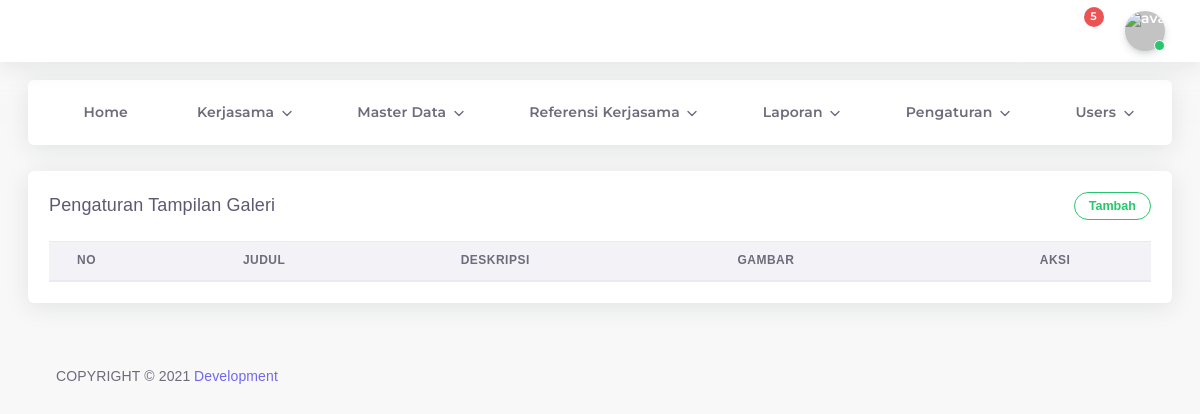
The page /admin/galeri.php (signed in) on the database as committed earlier.
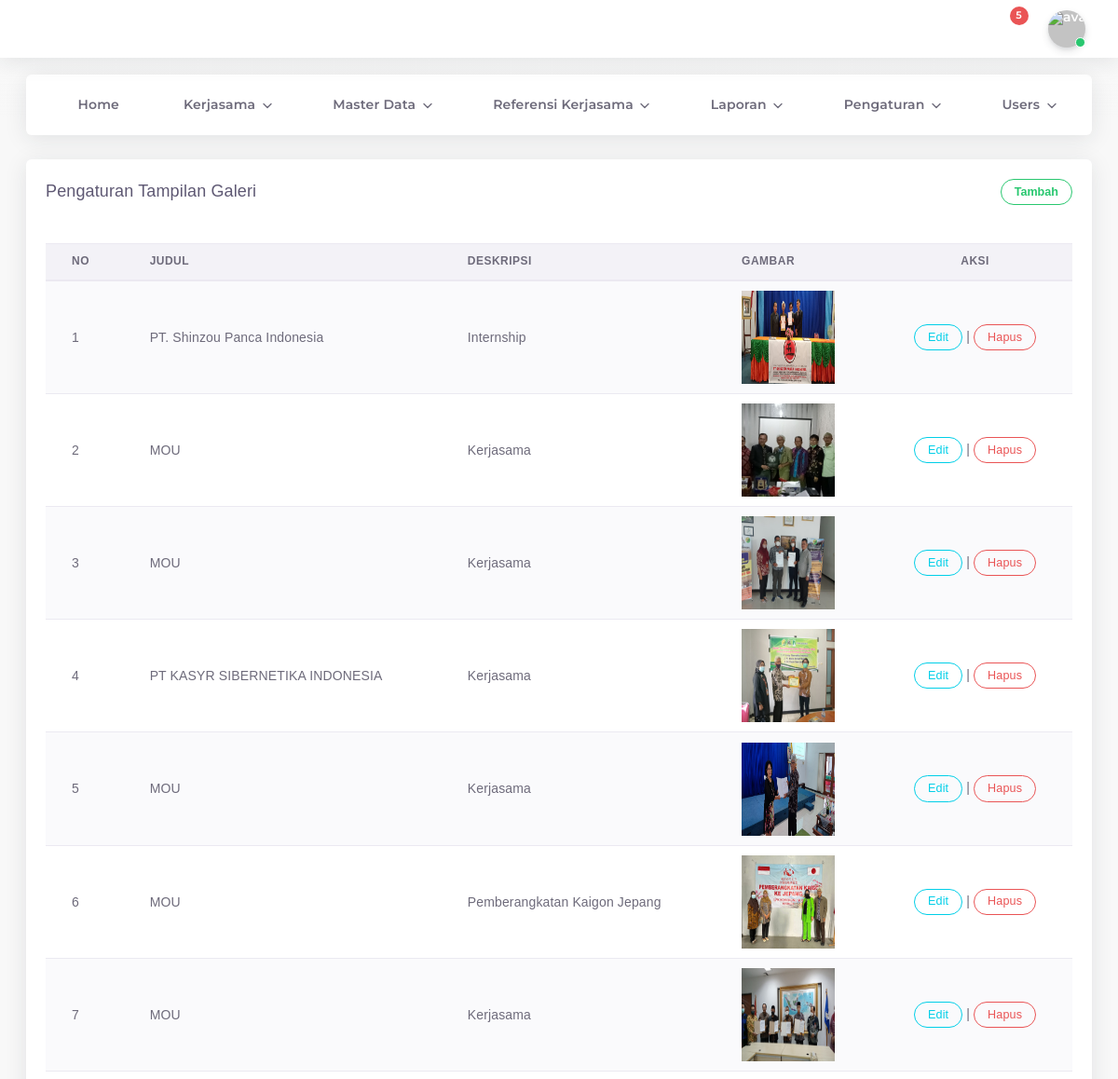
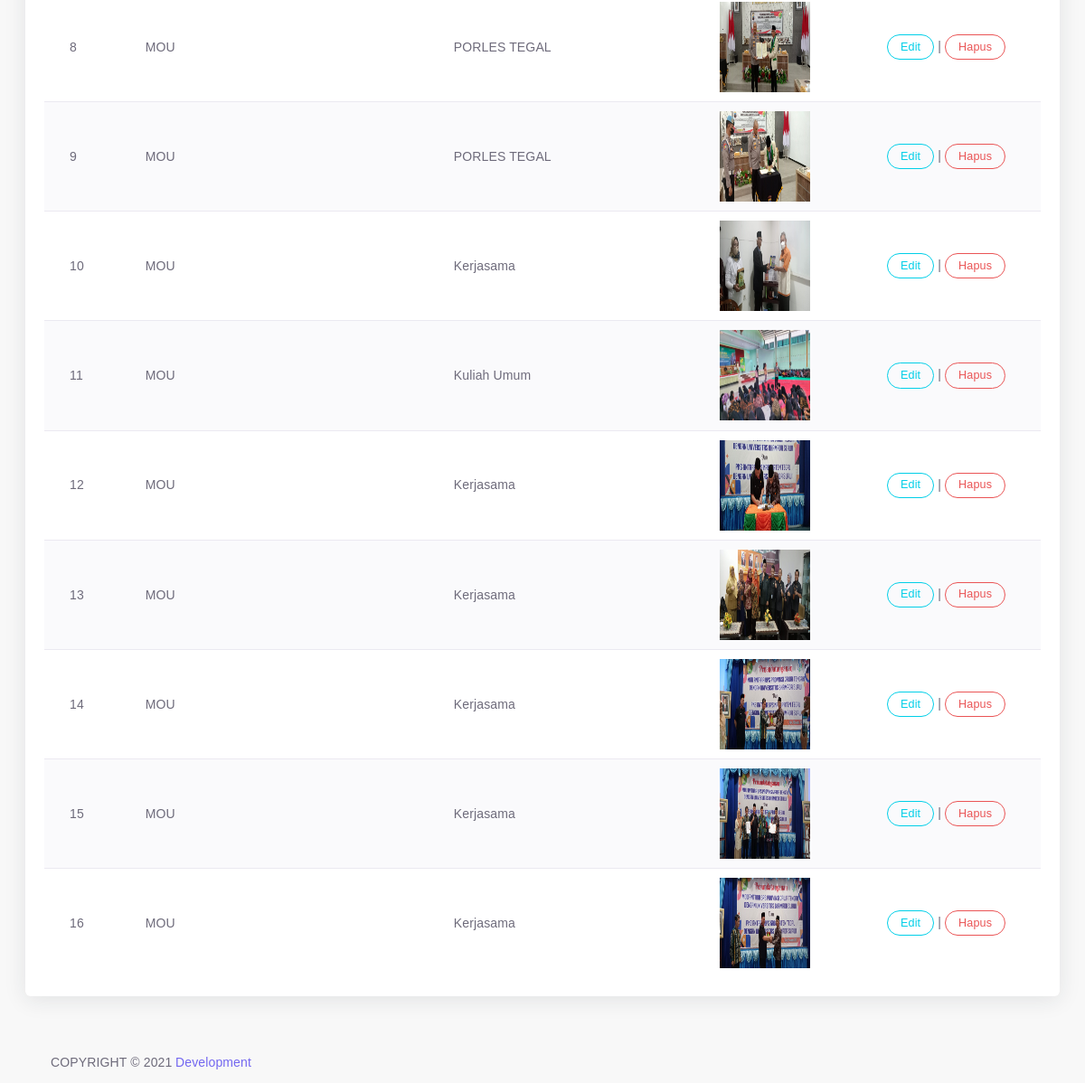
The same page on the database as committed later (2 pictures, top to bottom).
### tables this page shows
CREATE TABLE `galeri` (
  `id` int(11) NOT NULL,
  `judul` varchar(255) NOT NULL,
  `deskripsi` text NOT NULL,
  `gambar` varchar(255) NOT NULL
);

### admin/galeri.php (the view, shortened to what this page needs)
<?php
include "header.php";
?>
<div class="app-content content ">
  <div class="content-wrapper container-xxl p-0">
    <div class="row match-height">
      <div class="col-lg-12">
        <div class="card">
          <div class="card-header">
            <h4 class="card-title">Pengaturan Tampilan Galeri</h4>
            <button type="button" class="btn btn-outline-success round btn-sm" data-toggle="modal" data-target="#add">
              <strong>Tambah</strong>
            </button>
          </div>
          <div class="card-body table-responsive">
            <table id="dataTables" class="table table-striped">
              <thead>
                <tr>
                  <th>No</th>
                  <th>Judul</th>
                  <th>Deskripsi</th>
                  <th>Gambar</th>
                  <th style="text-align:center;">Aksi</th>
                </tr>
              </thead>
              <tbody>
                <?php
											include "config.php";
											$no = 1;
											$data = mysqli_query($kon, "SELECT * FROM galeri ORDER BY id ASC");
											while($hasil = mysqli_fetch_array($data)){
											?>
                <tr>
                  <td>
                    <?php echo $no++; ?>
                  </td>
                  <td><?php echo $hasil ['judul'];?></td>
                  <td><?php echo $hasil ['deskripsi'];?></td>
                  <td><img src="../img/<?php echo $hasil['gambar']; ?>" width="100" height="100"></td>
                  <td style="text-align:center ;">
                    <a href="#" type="button" class="open_modal btn btn-outline-info round btn-sm" data-toggle="modal"
                      data-target="#edit<?php echo $hasil['id']; ?>">Edit</a> |
                    <a href="#" type="button" class="open_modal btn btn-outline-danger round btn-sm" data-toggle="modal"
                      data-target="#deleteEmployeeModal<?php echo $hasil['id']; ?>">Hapus</a>
                  </td>
                </tr>
                <?php
									}
									?>
              </tbody>
            </table>
          </div>
        </div>
      </div>
    </div>
  </div>
  <div class="drag-target"></div>
  <?php include "footer.php";?>
  </body>
  </html>

### admin/header.php (shortened to what this page needs)
<!DOCTYPE html>
<html class="loading" lang="en" data-textdirection="ltr">
  <head>
    <link rel="stylesheet" type="text/css" href="../vendor/app-assets/css/pages/page-auth.css">
    <link rel="stylesheet" type="text/css" href="../vendor/app-assets/css/plugins/forms/form-validation.css">
    <link rel="stylesheet" type="text/css" href="../vendor/app-assets/vendors/css/vendors.min.css">
    <link rel="stylesheet" type="text/css" href="../vendor/app-assets/vendors/css/charts/apexcharts.css">
    <link rel="stylesheet" type="text/css" href="../vendor/app-assets/css/bootstrap.css">
    <link rel="stylesheet" type="text/css" href="../vendor/app-assets/css/bootstrap-extended.css">
    <link rel="stylesheet" type="text/css" href="../vendor/app-assets/css/colors.css">
    <link rel="stylesheet" type="text/css" href="../vendor/app-assets/css/components.css">
    <link rel="stylesheet" type="text/css" href="../vendor/app-assets/css/themes/dark-layout.css">
    <link rel="stylesheet" type="text/css" href="../vendor/app-assets/css/themes/bordered-layout.css">
    <link rel="stylesheet" type="text/css" href="../vendor/app-assets/css/themes/semi-dark-layout.css">
    <link rel="stylesheet" type="text/css" href="../vendor/app-assets/css/core/menu/menu-types/horizontal-menu.css">
    <link rel="stylesheet" type="text/css" href="../vendor/app-assets/css/pages/dashboard-ecommerce.css">
    <link rel="stylesheet" type="text/css" href="../vendor/app-assets/css/plugins/charts/chart-apex.css">
    <link rel="stylesheet" type="text/css" href="../vendor/assets/css/style.css">
    <link rel="stylesheet" type="text/css" href="../vendor/app-assets/vendors/css/forms/select/select2.min.css">
    <link rel="stylesheet" type="text/css" href="../vendor/app-assets/vendors/css/pickers/pickadate/pickadate.css">
    <link rel="stylesheet" type="text/css" href="../vendor/app-assets/vendors/css/pickers/flatpickr/flatpickr.min.css">
    <link rel="stylesheet" href="../plugins/datatables-bs4/css/dataTables.bootstrap4.min.css">
    <link rel="stylesheet" href="../plugins/datatables-responsive/css/responsive.bootstrap4.min.css">
    <link rel="stylesheet" type="text/css" href="../vendor/app-assets/vendors/css/file-uploaders/dropzone.min.css">
    <link rel="stylesheet" type="text/css" href="../vendor/app-assets/css/plugins/forms/form-file-uploader.css">
  </head>
  <body class="horizontal-layout horizontal-menu  navbar-floating footer-static  " data-open="hover"
    data-menu="horizontal-menu" data-col="">
    <nav class="header-navbar navbar-expand-lg navbar navbar-fixed align-items-center navbar-shadow navbar-brand-center"
      data-nav="brand-center">
      <div class="navbar-container d-flex content">
        <ul class="nav navbar-nav align-items-center ml-auto">
          <li class="nav-item d-none d-lg-block">
            <a class="nav-link nav-link-style">
              <i class="ficon" data-feather="moon"></i>
            </a>
          </li>
          <li class="nav-item dropdown dropdown-notification mr-25">
            <a class="nav-link" href="javascript:void(0);" data-toggle="dropdown">
              <i class="ficon" data-feather="bell"></i>
              <span class="badge badge-pill badge-danger badge-up">5</span></a>
          </li>
          <li class="nav-item dropdown dropdown-user">
            <a class="nav-link dropdown-toggle dropdown-user-link" id="dropdown-user" href="javascript:void(0);"
              data-toggle="dropdown" aria-haspopup="true" aria-expanded="false">
              <div class="user-nav d-sm-flex d-none">
              </div>
              <span class="avatar"><img class="round" src="../vendor/app-assets//images/portrait/small/avatar-s-11.jpg"
                  alt="avatar" height="40" width="40">
                <span class="avatar-status-online"></span></span>
            </a>
          </li>
        </ul>
      </div>
    </nav>
    <?php include 'menu.php';
?>

### admin/menu.php (shortened to what this page needs)
<div class="horizontal-menu-wrapper">
  <div
    class="header-navbar navbar-expand-sm navbar navbar-horizontal floating-nav navbar-light navbar-shadow menu-border container-xxl"
    role="navigation" data-menu="menu-wrapper" data-menu-type="floating-nav">
    <div class="navbar-container main-menu-content" data-menu="menu-container">
      <ul class="nav navbar-nav" id="main-menu-navigation" data-menu="menu-navigation">
        <li data-menu="" <?php if (isset($_GET["home"])){echo 'class="active"';}?>>
          <a class="dropdown-item d-flex align-items-center" href="home.php?home">
            <i data-feather="home"></i>
            <span data-i18n="Documentation"><strong>Home</strong></span>
          </a>
        </li>
        <li class="dropdown nav-item" data-menu="dropdown"
          <?php if (isset($_GET["kerjasama"])){echo 'class="active"';}?>>
          <a class="dropdown-toggle nav-link d-flex align-items-center" data-toggle="dropdown">
            <i data-feather='folder-plus'></i>
            <span data-i18n="Misc"><strong>Kerjasama</strong> </span></a>
        </li>
        <li class="dropdown nav-item" data-menu="dropdown"
          <?php if (isset($_GET["master"])){echo 'class="active"';}?>>
          <a class="dropdown-toggle nav-link d-flex align-items-center" data-toggle="dropdown">
            <i data-feather="box"></i>
            <span data-i18n="Misc"><strong>Master Data</strong></span></a>
        </li>
        <li class="dropdown nav-item" data-menu="dropdown">
          <a class="dropdown-toggle nav-link d-flex align-items-center" href="#" data-toggle="dropdown">
            <i data-feather="paperclip"></i>
            <span data-i18n="Misc"><strong>Referensi Kerjasama</strong></span></a>
        </li>
        <li class="dropdown nav-item" data-menu="dropdown">
          <a class="dropdown-toggle nav-link d-flex align-items-center" href="#" data-toggle="dropdown">
            <i data-feather="database"></i>
            <span data-i18n="Misc"><strong>Laporan</strong></span></a>
        </li>
        <li class="dropdown nav-item" data-menu="dropdown">
          <a class="dropdown-toggle nav-link d-flex align-items-center" href="#" data-toggle="dropdown">
            <i data-feather="settings"></i>
            <span data-i18n="Misc"><strong>Pengaturan</strong></span></a>
        </li>
        <li class="dropdown nav-item" data-menu="dropdown">
          <a class="dropdown-toggle nav-link d-flex align-items-center" href="#" data-toggle="dropdown">
            <i data-feather="settings"></i>
            <span data-i18n="Misc"><strong>Users</strong></span></a>
        </li>
      </ul>
    </div>
  </div>
</div>

### admin/footer.php (shortened to what this page needs)
<footer class="footer footer-static footer-light">
  <p class="clearfix mb-0"><span class="float-md-left d-block d-md-inline-block mt-25">COPYRIGHT &copy; 2021<a
        class="ml-25" href="#" target="_blank">Development</a></span></p>
</footer>

### admin/header.php (style rules this page uses)
.navbar-floating, .label { font-size: 14px; font-weight: 400; font-family: Rubik, sans-serif; }

Rows that differ between the two databases and show on the page:
added galeri: judul "PT. Shinzou Panca Indonesia", deskripsi "Internship", gambar (picture)
added galeri: judul "MOU", deskripsi "Kerjasama", gambar (picture)
added galeri: judul "MOU", deskripsi "Kerjasama", gambar (picture)
added galeri: judul "PT KASYR SIBERNETIKA INDONESIA", deskripsi "Kerjasama", gambar (picture)
added galeri: judul "MOU", deskripsi "Kerjasama", gambar (picture)
added galeri: judul "MOU", deskripsi "Pemberangkatan Kaigon Jepang", gambar (picture)
added galeri: judul "MOU", deskripsi "Kerjasama", gambar (picture)
added galeri: judul "MOU", deskripsi "PORLES TEGAL", gambar (picture)
added galeri: judul "MOU", deskripsi "PORLES TEGAL", gambar (picture)
added galeri: judul "MOU", deskripsi "Kerjasama", gambar (picture)
added galeri: judul "MOU", deskripsi "Kuliah Umum", gambar (picture)
added galeri: judul "MOU", deskripsi "Kerjasama", gambar (picture)
added galeri: judul "MOU", deskripsi "Kerjasama", gambar (picture)
added galeri: judul "MOU", deskripsi "Kerjasama", gambar (picture)
added galeri: judul "MOU", deskripsi "Kerjasama", gambar (picture)
added galeri: judul "MOU", deskripsi "Kerjasama", gambar (picture)
